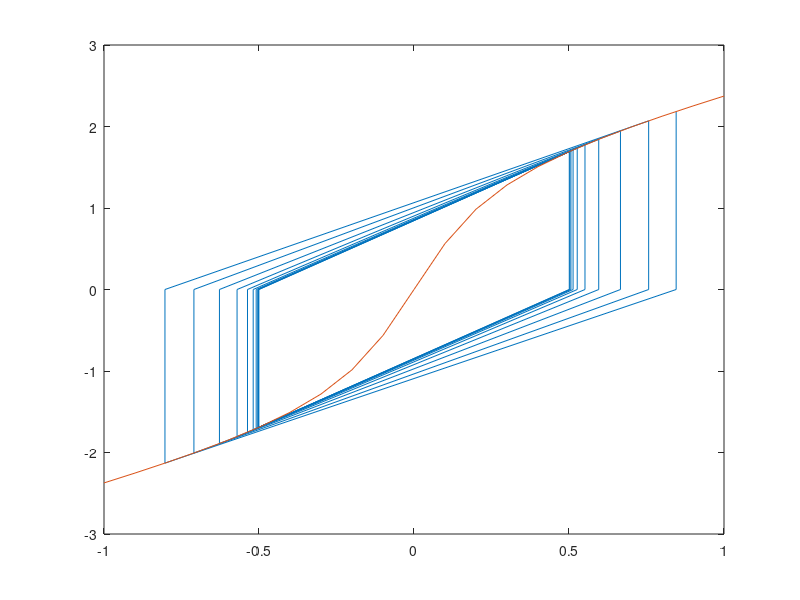

This figure's MATLAB source: (Note: this script raises an error after producing the figure.)
%%  Chapter 2 Examples

%%  Example 2.3

%   Two nonlinear springs (Newton-Raphson method)

tol = 1.0e-5;
iter = 0;
c = 0;

u = [0
     0];
uold = u;
f = [0
     100];

P = [300*u(1)^2 + 400*u(1)*u(2) - 200*u(2)^2 + 150*u(1) - 100*u(2)
     200*u(1)^2 - 400*u(1)*u(2) + 200*u(2)^2 - 100*u(1) + 100*u(2)];
R = f - P;
conv = (R(1)^2 + R(2)^2)/(1 + f(1)^2 + f(2)^2);

fprintf('\niter      u1      u2         conv       c');
fprintf('\n%4d %7.5f %7.5f %12.3e %7.5f', iter, u(1), u(2), conv, c);

while conv>tol && iter<20
    
    Kt = [600*u(1) + 400*u(2) + 150 400*(u(1) - u(2)) - 100
          400*(u(1) - u(2)) - 100   400*u(2) - 400*u(1) + 100];
    delu = Kt\R;
    u = uold + delu;
    
    P = [300*u(1)^2 + 400*u(1)*u(2) - 200*u(2)^2 + 150*u(1) - 100*u(2)
         200*u(1)^2 - 400*u(1)*u(2) + 200*u(2)^2 - 100*u(1) + 100*u(2)];
    R = f - P;
    conv = (R(1)^2 + R(2)^2)/(1 + f(1)^2 + f(2)^2);
    
    c = abs(0.9 - u(2))/abs(0.9 - uold(2))^2;
    
    uold = u;
    iter = iter + 1;
    
    fprintf('\n%4d %7.5f %7.5f %12.3e %7.5f', iter, u(1), u(2), conv, c);
    
end

%%  Example 2.4

%   Divergence of the Newton-Raphson method

xdata = zeros(40, 1);
ydata = zeros(40, 1);

tol = 1.0e-5;
iter = 0;
c = 0;

u = 0.5;
uold = u;

P = u + atan(5*u);
R = - P;
conv = R^2;

xdata(1) = u;
ydata(1) = P;

while conv>tol && iter<20
    
    Kt = 1 + 5*(cos(atan(5*u)))^2;
    delu = R/Kt;
    
    u = uold + delu;
    
    P = u + atan(5*u);
    R = -P;
    conv = R^2;
    
    uold = u;
    
    iter = iter + 1;
    
    xdata(2*iter) = u;
    ydata(2*iter) = 0;
    xdata(2*iter + 1) = u;
    ydata(2*iter + 1) = P;
    
end

plot(xdata, ydata);
hold on;
x = -1:0.1:1;
y = x + atan(5*x);
plot(x, y)

%%  Example 2.5

%   Two nonlinear springs (Modified Newton-Raphson method)

tol = 1.0e-5;
iter = 0;
c = 0;

u = [0.3
     0.6];
uold = u;
f = [0
     100];

P = [300*u(1)^2 + 400*u(1)*u(2) - 200*u(2)^2 + 150*u(1) - 100*u(2)
     200*u(1)^2 - 400*u(1)*u(2) + 200*u(2)^2 - 100*u(1) + 100*u(2)];
R = f - P;
conv = (R(1)^2 + R(2)^2)/(1 + f(1)^2 + f(2)^2);

fprintf('\niter      u1      u2         conv       c');
fprintf('\n%4d %7.5f %7.5f %12.3e %7.5f', iter, u(1), u(2), conv, c);

Kt = [600*u(1) + 400*u(2) + 150 400*(u(1) - u(2)) - 100
      400*(u(1) - u(2)) - 100   400*u(2) - 400*u(1) + 100];

while conv>tol && iter<20
    
    delu = Kt\R;
    u = uold + delu;
    
    P = [300*u(1)^2 + 400*u(1)*u(2) - 200*u(2)^2 + 150*u(1) - 100*u(2)
         200*u(1)^2 - 400*u(1)*u(2) + 200*u(2)^2 - 100*u(1) + 100*u(2)];
    R = f - P;
    conv = (R(1)^2 + R(2)^2)/(1 + f(1)^2 + f(2)^2);
    
    c = abs(0.9 - u(2))/abs(0.9 - uold(2))^2;
    
    uold = u;
    iter = iter + 1;
    
    fprintf('\n%4d %7.5f %7.5f %12.3e %7.5f', iter, u(1), u(2), conv, c);
    
end

%%  Example 2.6

%   Nonlinear algebraic equation (secant method)

tol = 1.0e-5;
iter = 0;
c = 0;

u = 2.0;
uold = u;

P = u + atan(5*u);
Pold = P;
R = -P;
conv = R^2;

fprintf('\niter        u         conv        c');
fprintf('\n%4d %8.5f %12.3e %8.5f', iter, u, conv, c);

Ks = 1 + 5*(cos(atan(5*u)))^2;

while conv>tol && iter<20
    
    delu = R/Ks;
    u = uold + delu;
    
    P = u + atan(5*u);
    R = - P;
    conv = R^2;
    
    c = abs(u)/abs(uold)^2;
    
    Ks = (P - Pold)/(u - uold);
    
    uold = u;
    Pold = P;
    
    iter = iter + 1;
    fprintf('\n%4d %8.5f %12.3e %8.5f', iter, u, conv, c);
    
end

%%  Example 2.7

%   Two nonlinear springs (secant method)

tol = 1.0e-5;
iter = 0;
c = 0;

u = [0.1
     0.1];
uold = u;
f = [0
     100];

P = [300*u(1)^2 + 400*u(1)*u(2) - 200*u(2)^2 + 150*u(1) - 100*u(2)
     200*u(1)^2 - 400*u(1)*u(2) + 200*u(2)^2 - 100*u(1) + 100*u(2)];
R = P - f;
Rold = R;
conv = (R(1)^2 + R(2)^2)/(1 + f(1)^2 + f(2)^2);

fprintf('\niter      u1      u2         conv       c');
fprintf('\n%4d %7.5f %7.5f %12.3e %7.5f', iter, u(1), u(2), conv, c);

Ks = [600*u(1) + 400*u(2) + 150 400*(u(1) - u(2)) - 100
      400*(u(1) - u(2)) - 100   400*u(2) - 400*u(1) + 100];

while conv>tol && iter<20
    
    delu = -Ks\R;
    u = uold + delu;
    
    P = [300*u(1)^2 + 400*u(1)*u(2) - 200*u(2)^2 + 150*u(1) - 100*u(2)
         200*u(1)^2 - 400*u(1)*u(2) + 200*u(2)^2 - 100*u(1) + 100*u(2)];
    R = P - f;
    conv = (R(1)^2 + R(2)^2)/(1 + f(1)^2 + f(2)^2);
    
    c = abs(0.9 - u(2))/abs(0.9 - uold(2))^2;
    
    delR = R - Rold;
    Ks = Ks + (delR - Ks*delu)*delu'/norm(delu)^2;
    
    uold = u;
    Rold = R;
    iter = iter + 1;
    
    fprintf('\n%4d %7.5f %7.5f %12.3e %7.5f', iter, u(1), u(2), conv, c);
    
end

%%  Example 2.8

%   Displacement-controlled solution

tol = 1.0e-5;
conv = 0;

u1 = 0;
u1old = u1;

fprintf('\nstep      u1      u2       F');

%   Displacement increment loop

for i = 1:9
    
    u2 = 0.1*i;
    
    P = 300*u1^2 + 400*u1*u2 - 200*u2^2 + 150*u1 - 100*u2;
    R = -P;
    conv = R^2;
    
    %   Convergence loop
    iter = 0;
    
    while conv>tol && iter<20
        
        Kt = 600*u1 + 400*u2 + 150;
        
        delu1 = R/Kt;
        u1 = u1old + delu1;
        
        P = 300*u1^2 + 400*u1*u2 - 200*u2^2 + 150*u1 - 100*u2;
        R = -P;
        conv = R^2;
        
        u1old = u1;
        
        iter = iter + 1;
        
    end
    
    F = 200*u1^2 - 400*u1*u2 + 200*u2^2 - 100*u1 + 100*u2;
    fprintf('\n%4d %7.5f %7.5f %7.3f', i, u1, u2, F);
end

%%  Example 2.10

%   Two element example

%   Nodal coordinates
XYZ = [0 0 0
       1 0 0
       1 1 0
       0 1 0
       0 0 1
       1 0 1
       1 1 1
       0 1 1
       0 0 2
       1 0 2
       1 1 2
       0 1 2]*0.01;
   
%   Element connectivity
LE = [1 2 3 4 5  6  7  8
      5 6 7 8 9 10 11 12];
  
%   External forces
%   [Node, DOF, Value]
EXTFORCE = [ 9 3 10.0E3
            10 3 10.0E3
            11 3 10.0E3
            12 3 10.0E3];
        
%   Prescribed displacements
%   [Node, DOF, Value]
SDISPT = [1 1 0
          1 2 0
          1 3 0
          2 2 0
          2 3 0
          3 3 0
          4 1 0
          4 3 0];
      
%   Load increments
%   [Start, ENd, Increment, Initial Factor, Final Factor]
TIMS = [0.0 0.8 0.4 0.0 0.8
        0.8 1.1 0.1 0.8 1.1]';
    
%   Material properties
%   PROP = [LAMDA MU BETA H Y0]
MID = 1;
PROP = [110.747E9 80.1938E9 0.0 1.E8 4.0E8];

%   Set the program parameters
ITRA = 70;
ATOL = 1.0E5;
NTOL = 6;
TOL = 1E-6;

%   Call the main function
NOUT = fopen('example_2_10.txt', 'w');
NLFEA(ITRA, TOL, ATOL, NTOL, TIMS, NOUT, MID, PROP, EXTFORCE, SDISPT, XYZ, LE);
fclose(NOUT);